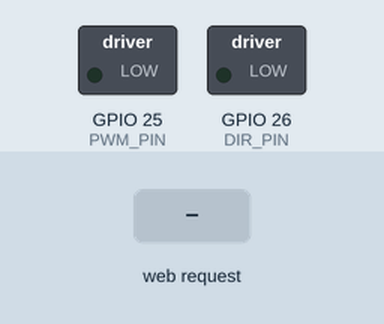
This sketch was run on a simulated ESP32. Shown: switched loads named in the sketch (green lamp = pin HIGH). The test bench sets the inputs (shaded band). WiFi joins after 1.5 s; servers stay silent unless stated; what the sketch prints to the serial monitor is not drawn.

Above: at 2.7 s.
2.8 s: HTTP request GET /forward received
At 3.4 s:
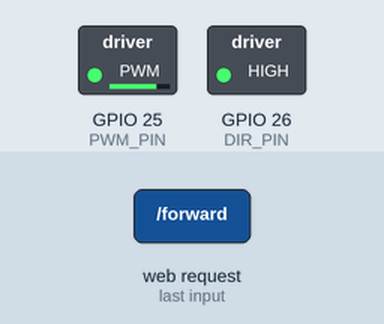
4.3 s: HTTP request GET /reverse received
At 5.5 s:
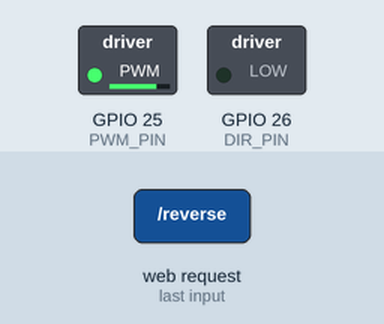
5.8 s: HTTP request GET /forward?speed=1 received
At 6.8 s:
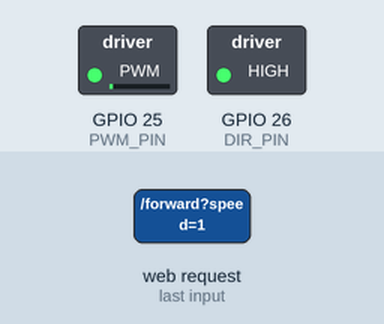
7.3 s: HTTP request GET /stop received
At 8.0 s:
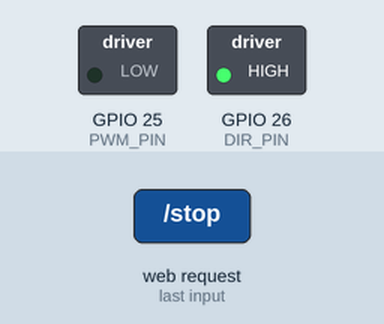
8.8 s: HTTP request GET /forward?speed=120 received
At 9.1 s:
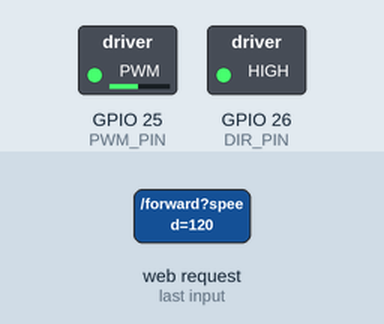
10.3 s: HTTP request GET /reverse?speed=1 received
At 11.5 s:
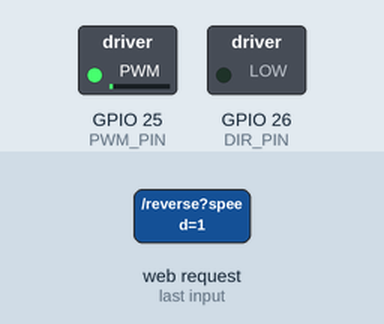
Timing chart, 0 to 12.8 s (numbered marks = the images above; inputs shaded):
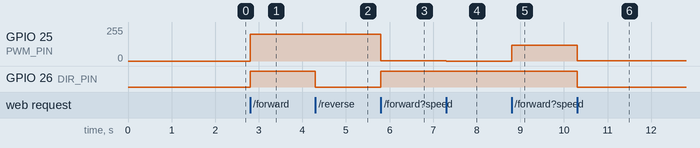

Measured:
- after the input at 2.8 s, GPIO 25 (PWM_PIN): 0/255 → 199/255 at once; GPIO 26 (DIR_PIN): LOW → HIGH at once
- after the input at 4.3 s, GPIO 26 (DIR_PIN): HIGH → LOW at once
- after the input at 5.8 s, GPIO 25 (PWM_PIN): 199/255 → 1/255 at once; GPIO 26 (DIR_PIN): LOW → HIGH at once
- after the input at 7.3 s, GPIO 25 (PWM_PIN): 1/255 → 0/255 at once
- after the input at 8.8 s, GPIO 25 (PWM_PIN): 0/255 → 120/255 at once
- after the input at 10.3 s, GPIO 25 (PWM_PIN): 120/255 → 1/255 at once; GPIO 26 (DIR_PIN): HIGH → LOW at once

The sketch:

esp32_motor_158.ino
```cpp
// snippet: esp32_motor_158
// tags: esp32, motor, ledc, pwm, wifi, webserver
// boards: esp32
// library: WiFi, WebServer
// description: ESP32: control DC motor on pin 25 (PWM via ledcWrite) and pin 26 (direction)
// prompts: ESP32 DC motor LEDC, ESP32 motor speed direction, ledcWrite DC motor ESP32, ESP32 motor PWM H-bridge, ESP32 motor WiFi control, ESP32 motor WebServer
// verified: compile-only
// source: kd-generated (id 158)
// exact-include: WiFi.h, WebServer.h

#include <WiFi.h>
#include <WebServer.h>

const int PWM_PIN = 25;       // ESP32 LEDC PWM output to L298N ENA
const int DIR_PIN = 26;       // Direction output to L298N IN1
const int PWM_CHANNEL = 0;    // ESP32 has 16 LEDC channels (0-15)
const int PWM_FREQ = 5000;    // 5 kHz — typical for motor PWM
const int PWM_RESOLUTION = 8; // 8-bit → duty cycle 0-255

WebServer server(80);
int motorSpeed = 0;    // -255..255 (negative = reverse)
bool motorEnabled = true;

const char* SSID = "YOUR_SSID";
const char* PASS = "YOUR_PASSWORD";

void applyMotor() {
  if (!motorEnabled || motorSpeed == 0) {
    ledcWrite(PWM_CHANNEL, 0);
    return;
  }
  if (motorSpeed > 0) {
    digitalWrite(DIR_PIN, HIGH);
    ledcWrite(PWM_CHANNEL, motorSpeed);
  } else {
    digitalWrite(DIR_PIN, LOW);
    ledcWrite(PWM_CHANNEL, abs(motorSpeed));
  }
}

void handleRoot() {
  String html = "<html><body>";
  html += "<h1>ESP32 Motor Control</h1>";
  html += "<p>Speed: " + String(motorSpeed) + " (range -255..255)</p>";
  html += "<p>Enabled: " + String(motorEnabled ? "YES" : "NO") + "</p>";
  html += "<p><a href=\"/forward?speed=200\">Forward 200</a></p>";
  html += "<p><a href=\"/reverse?speed=200\">Reverse 200</a></p>";
  html += "<p><a href=\"/stop\">Stop</a></p>";
  html += "</body></html>";
  server.send(200, "text/html", html);
}

void handleForward() {
  int speed = 200;
  if (server.hasArg("speed")) speed = server.arg("speed").toInt();
  motorSpeed = constrain(speed, 0, 255);
  applyMotor();
  server.send(200, "text/plain", "Forward at " + String(motorSpeed));
}

void handleReverse() {
  int speed = 200;
  if (server.hasArg("speed")) speed = server.arg("speed").toInt();
  motorSpeed = -constrain(speed, 0, 255);
  applyMotor();
  server.send(200, "text/plain", "Reverse at " + String(abs(motorSpeed)));
}

void handleStop() {
  motorSpeed = 0;
  applyMotor();
  server.send(200, "text/plain", "Stopped");
}

void setup() {
  Serial.begin(115200);

  // ESP32 LEDC: unlike AVR's analogWrite, you must configure a
  // channel (freq + resolution) then attach a pin to that channel.
  ledcSetup(PWM_CHANNEL, PWM_FREQ, PWM_RESOLUTION);
  ledcAttachPin(PWM_PIN, PWM_CHANNEL);
  pinMode(DIR_PIN, OUTPUT);

  WiFi.begin(SSID, PASS);
  unsigned long wifiStart = millis();
  while (WiFi.status() != WL_CONNECTED && millis() - wifiStart < 10000) {
    delay(500);
    Serial.print(".");
  }
  if (WiFi.status() != WL_CONNECTED) { Serial.println("WiFi failed"); while (1); }
  Serial.println("\nWiFi connected");
  Serial.print("IP: ");
  Serial.println(WiFi.localIP());

  server.on("/", handleRoot);
  server.on("/forward", handleForward);
  server.on("/reverse", handleReverse);
  server.on("/stop", handleStop);
  server.begin();
}

void loop() {
  server.handleClient();
}
```
